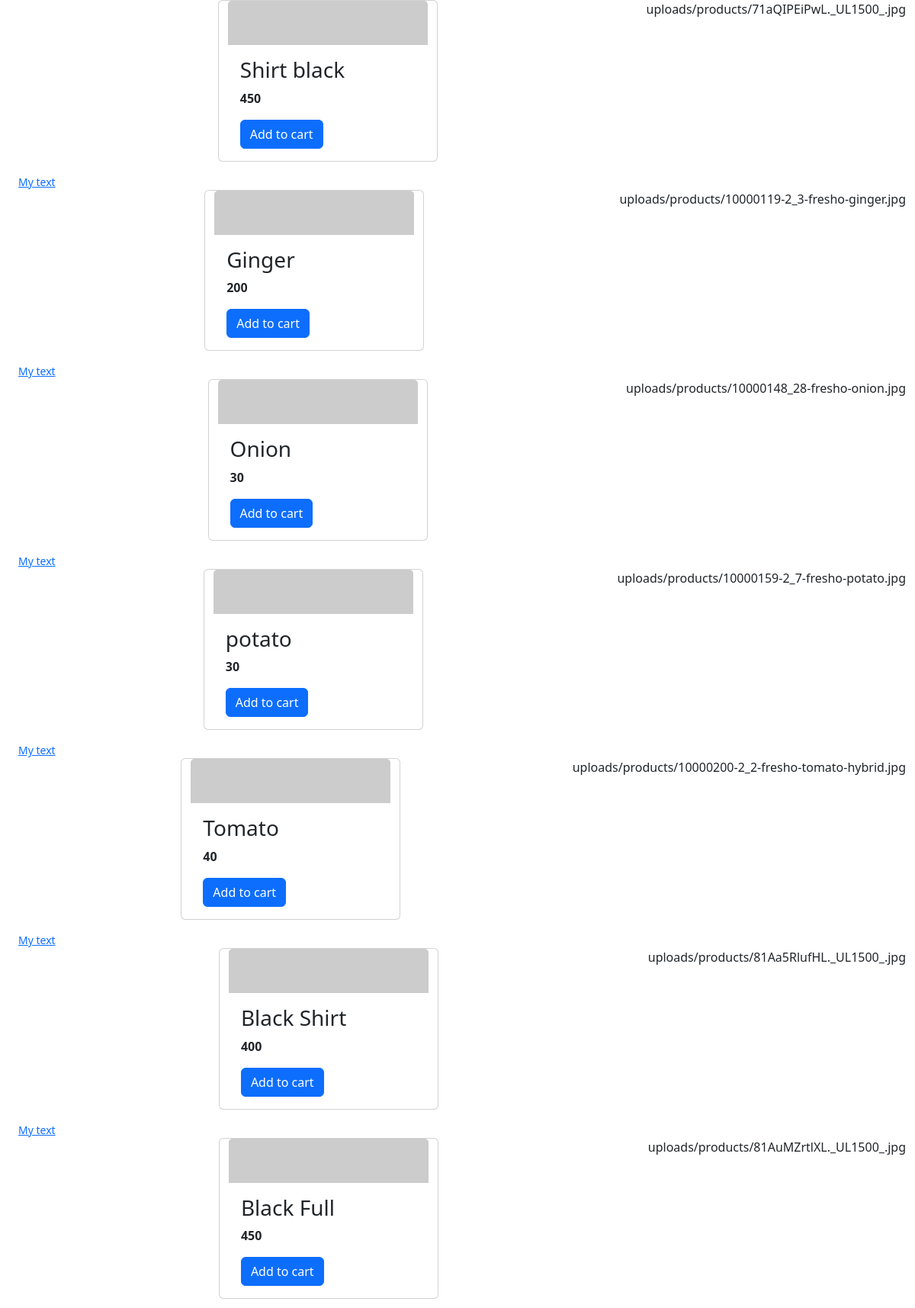
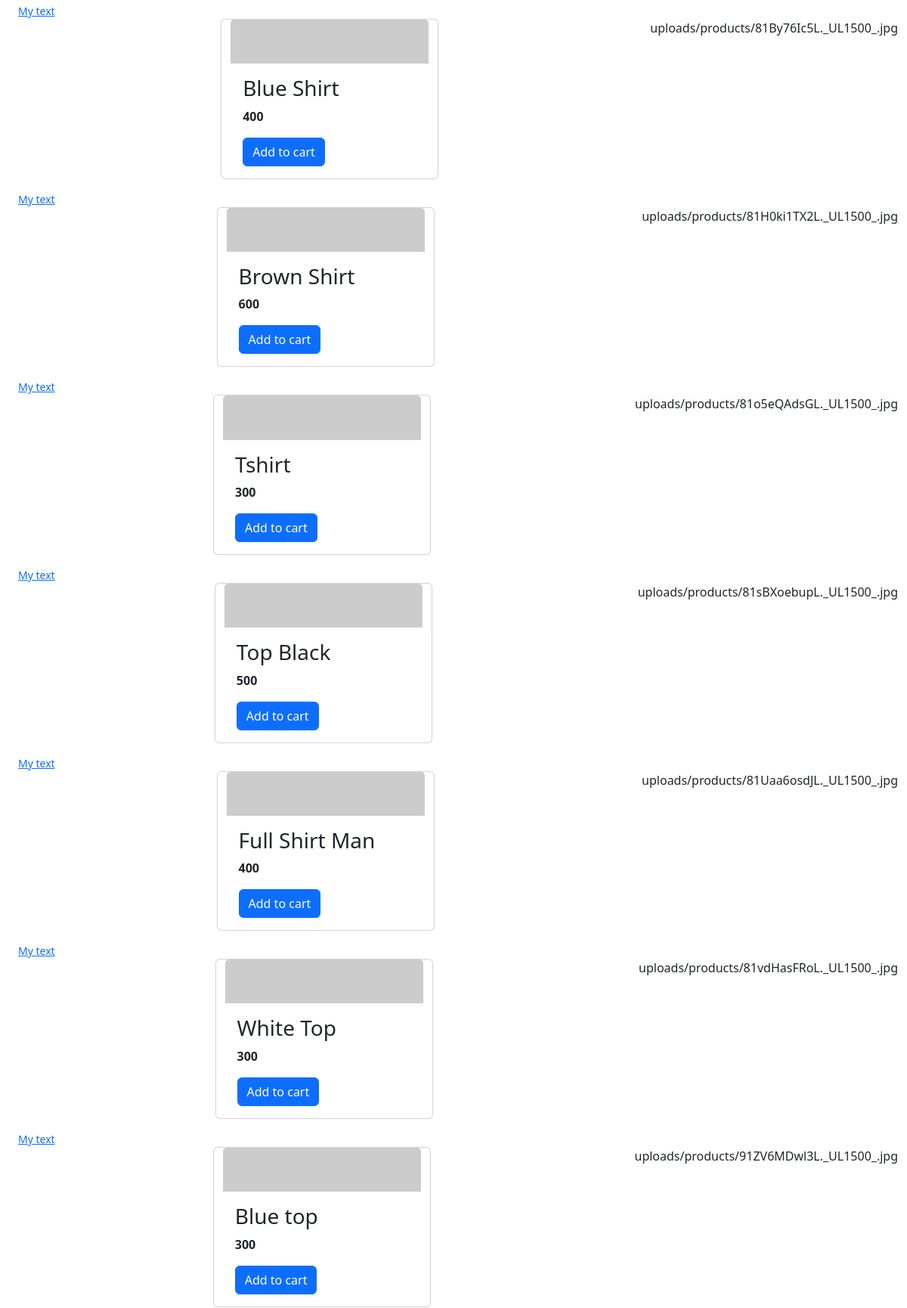
The page / (upper part) on the database its author committed (2 pictures, top to bottom).
### store/models/product.py (models this page shows)
class Product(models.Model):
    name = models.CharField(max_length=50)
    price = models.IntegerField(default=0)
    category = models.ForeignKey(Category, on_delete=models.CASCADE, default=1)
    description = models.CharField(max_length=200, default = "")
    image = models.ImageField(upload_to="uploads/products/")
    @staticmethod
    def get_all_product():
        return Product.objects.all()

### store/views.py (the view)
# urls.py: 2. Add a URL to urlpatterns:  path('', views.home, name='home')
def home(request):
    products = Product.get_all_product()
    print(products)
    return render(request,'index.html', {"products":products})

### store/models/category.py (called while the page is built)
    def __str__(self):
        return self.name

### store/templates/index.html (shortened to what this page needs)
<!doctype html>
<html lang="en">
  <head>
    <link href="https://cdn.jsdelivr.net/npm/bootstrap@5.3.3/dist/css/bootstrap.min.css" rel="stylesheet">
  </head>
  <body>
    <div class="container-fluid">
        <div class="row mx-auto">
            {% for product in products %}
            <div class="card mx-auto mb-3" style="width: 18rem;">
                <img src="https://fastly.picsum.photos/id/903/200/300.jpg?hmac=bT2dTWTFYT3TyM7cBatAwmhTtJuzlHBXtqn_kH-z3lU" class="card-img-top" alt="...">
                <div class="card-body">
                    <h3 class="card-title">{{product.name}}</h3>
                    <p class="card-text"><b>{{product.price}} </b></p>
                  <a href="#" class="btn btn-primary">Add to cart</a>
                </div>
            </div>
            {{product.image}}
            <small><a href={{product.image}}>My text</a></small>
            {% endfor %}
        </div>
    </div>
</body>
</html>

### rows shown on the page
Product: name "Shirt black", price "450", image "uploads/products/71aQIPEiPwL._UL1500_.jpg"
Product: name "Ginger", price "200", image "uploads/products/10000119-2_3-fresho-ginger.jpg"
Product: name "Onion", price "30", image "uploads/products/10000148_28-fresho-onion.jpg"
Product: name "potato", price "30", image "uploads/products/10000159-2_7-fresho-potato.jpg"
Product: name "Tomato", price "40", image "uploads/products/10000200-2_2-fresho-tomato-hybrid.jpg"
Product: name "Black Shirt", price "400", image "uploads/products/81Aa5RlufHL._UL1500_.jpg"
Product: name "Black Full", price "450", image "uploads/products/81AuMZrtlXL._UL1500_.jpg"
Product: name "Blue Shirt", price "400", image "uploads/products/81By76Ic5L._UL1500_.jpg"
Product: name "Brown Shirt", price "600", image "uploads/products/81H0ki1TX2L._UL1500_.jpg"
Product: name "Tshirt", price "300", image "uploads/products/81o5eQAdsGL._UL1500_.jpg"
Product: name "Top Black", price "500", image "uploads/products/81sBXoebupL._UL1500_.jpg"
Product: name "Full Shirt Man", price "400", image "uploads/products/81Uaa6osdJL._UL1500_.jpg"
Product: name "White Top", price "300", image "uploads/products/81vdHasFRoL._UL1500_.jpg"
Product: name "Blue top", price "300", image "uploads/products/91ZV6MDwl3L._UL1500_.jpg"
